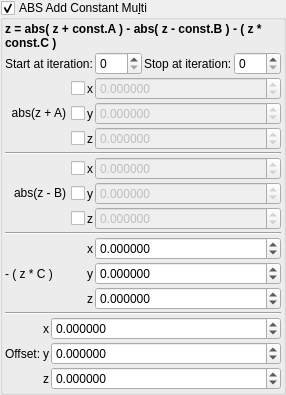
    <widget class="MyGroupBox" name="groupCheck_transf_function_enabledF_false">
     <property name="toolTip">
      <string/>
     </property>
     <property name="title">
      <string>ABS Add Constant Mu&amp;lti</string>
     </property>
     <property name="checkable">
      <bool>true</bool>
     </property>
     <layout class="QVBoxLayout" name="verticalLayout_33" stretch="0,0,0,0">
      <property name="spacing">
       <number>2</number>
      </property>
      <property name="leftMargin">
       <number>2</number>
      </property>
      <property name="topMargin">
       <number>2</number>
      </property>
      <property name="rightMargin">
       <number>2</number>
      </property>
      <property name="bottomMargin">
       <number>2</number>
      </property>
      <item>
       <widget class="QLabel" name="label_2">
        <property name="font">
         <font>
          <weight>75</weight>
          <bold>true</bold>
         </font>
        </property>
        <property name="text">
         <string>z = abs( z + const.A ) - abs( z - const.B ) - ( z * const.C )</string>
        </property>
        <property name="wordWrap">
         <bool>true</bool>
        </property>
       </widget>
      </item>
      <item>
       <layout class="QGridLayout" name="gridLayout_65">
        <property name="spacing">
         <number>2</number>
        </property>
        <item row="0" column="3">
         <widget class="MySpinBox" name="spinboxInt_transf_stop_iterations_F">
          <property name="sizePolicy">
           <sizepolicy hsizetype="Minimum" vsizetype="Maximum">
            <horstretch>0</horstretch>
            <verstretch>0</verstretch>
           </sizepolicy>
          </property>
          <property name="maximum">
           <number>999</number>
          </property>
         </widget>
        </item>
        <item row="0" column="2">
         <widget class="QLabel" name="label_253">
          <property name="text">
           <string>Stop at iteration:</string>
          </property>
         </widget>
        </item>
        <item row="0" column="0">
         <widget class="QLabel" name="label_254">
          <property name="text">
           <string>Start at iteration:</string>
          </property>
         </widget>
        </item>
        <item row="0" column="1">
         <widget class="MySpinBox" name="spinboxInt_transf_start_iterations_F">
          <property name="sizePolicy">
           <sizepolicy hsizetype="Minimum" vsizetype="Maximum">
            <horstretch>0</horstretch>
            <verstretch>0</verstretch>
           </sizepolicy>
          </property>
          <property name="maximum">
           <number>999</number>
          </property>
         </widget>
        </item>
       </layout>
      </item>
      <item>
       <layout class="QGridLayout" name="gridLayout_28" columnstretch="0,0,1">
        <property name="spacing">
         <number>2</number>
        </property>
        <item row="2" column="1">
         <widget class="QLabel" name="label_70">
          <property name="text">
           <string notr="true">z</string>
          </property>
         </widget>
        </item>
        <item row="6" column="2">
         <widget class="MyDoubleSpinBox" name="spinbox3_transf_offset_000_z">
          <property name="enabled">
           <bool>false</bool>
          </property>
          <property name="sizePolicy">
           <sizepolicy hsizetype="Minimum" vsizetype="Maximum">
            <horstretch>0</horstretch>
            <verstretch>0</verstretch>
           </sizepolicy>
          </property>
          <property name="decimals">
           <number>6</number>
          </property>
          <property name="minimum">
           <double>-99.989999999999995</double>
          </property>
          <property name="maximum">
           <double>99.989999999999995</double>
          </property>
          <property name="singleStep">
           <double>0.100000000000000</double>
          </property>
         </widget>
        </item>
        <item row="3" column="0" colspan="3">
         <widget class="Line" name="line_24">
          <property name="orientation">
           <enum>Qt::Horizontal</enum>
          </property>
         </widget>
        </item>
        <item row="1" column="1">
         <widget class="QLabel" name="label_68">
          <property name="text">
           <string notr="true">y</string>
          </property>
         </widget>
        </item>
        <item row="9" column="0">
         <widget class="QLabel" name="label">
          <property name="text">
           <string notr="true">- ( z * C )</string>
          </property>
         </widget>
        </item>
        <item row="7" column="0" colspan="3">
         <widget class="Line" name="line_23">
          <property name="orientation">
           <enum>Qt::Horizontal</enum>
          </property>
         </widget>
        </item>
        <item row="8" column="1">
         <widget class="QLabel" name="label_99">
          <property name="text">
           <string notr="true">x</string>
          </property>
         </widget>
        </item>
        <item row="4" column="0">
         <widget class="MyCheckBox" name="checkBox_transf_function_enabledx">
          <property name="layoutDirection">
           <enum>Qt::RightToLeft</enum>
          </property>
          <property name="text">
           <string/>
          </property>
         </widget>
        </item>
        <item row="10" column="2">
         <widget class="MyDoubleSpinBox" name="spinbox3_transf_scale3D_111_z">
          <property name="sizePolicy">
           <sizepolicy hsizetype="Minimum" vsizetype="Maximum">
            <horstretch>0</horstretch>
            <verstretch>0</verstretch>
           </sizepolicy>
          </property>
          <property name="decimals">
           <number>6</number>
          </property>
          <property name="minimum">
           <double>-99.989999999999995</double>
          </property>
          <property name="maximum">
           <double>99.989999999999995</double>
          </property>
          <property name="singleStep">
           <double>0.100000000000000</double>
          </property>
         </widget>
        </item>
        <item row="10" column="1">
         <widget class="QLabel" name="label_101">
          <property name="text">
           <string notr="true">z</string>
          </property>
         </widget>
        </item>
        <item row="5" column="0">
         <widget class="MyCheckBox" name="checkBox_transf_function_enabledy">
          <property name="layoutDirection">
           <enum>Qt::RightToLeft</enum>
          </property>
          <property name="text">
           <string notr="true">abs(z - B)</string>
          </property>
         </widget>
        </item>
        <item row="5" column="2">
         <widget class="MyDoubleSpinBox" name="spinbox3_transf_offset_000_y">
          <property name="enabled">
           <bool>false</bool>
          </property>
          <property name="sizePolicy">
           <sizepolicy hsizetype="Minimum" vsizetype="Maximum">
            <horstretch>0</horstretch>
            <verstretch>0</verstretch>
           </sizepolicy>
          </property>
          <property name="decimals">
           <number>6</number>
          </property>
          <property name="minimum">
           <double>-99.989999999999995</double>
          </property>
          <property name="maximum">
           <double>99.989999999999995</double>
          </property>
          <property name="singleStep">
           <double>0.100000000000000</double>
          </property>
         </widget>
        </item>
        <item row="4" column="2">
         <widget class="MyDoubleSpinBox" name="spinbox3_transf_offset_000_x">
          <property name="enabled">
           <bool>false</bool>
          </property>
          <property name="sizePolicy">
           <sizepolicy hsizetype="Minimum" vsizetype="Maximum">
            <horstretch>0</horstretch>
            <verstretch>0</verstretch>
           </sizepolicy>
          </property>
          <property name="prefix">
           <string/>
          </property>
          <property name="decimals">
           <number>6</number>
          </property>
          <property name="minimum">
           <double>-99.989999999999995</double>
          </property>
          <property name="singleStep">
           <double>0.100000000000000</double>
          </property>
         </widget>
        </item>
        <item row="0" column="2">
         <widget class="MyDoubleSpinBox" name="spinbox3_transf_offsetF_000_x">
          <property name="enabled">
           <bool>false</bool>
          </property>
          <property name="sizePolicy">
           <sizepolicy hsizetype="Minimum" vsizetype="Maximum">
            <horstretch>0</horstretch>
            <verstretch>0</verstretch>
           </sizepolicy>
          </property>
          <property name="prefix">
           <string/>
          </property>
          <property name="decimals">
           <number>6</number>
          </property>
          <property name="minimum">
           <double>-99.989999999999995</double>
          </property>
          <property name="singleStep">
           <double>0.100000000000000</double>
          </property>
         </widget>
        </item>
        <item row="1" column="2">
         <widget class="MyDoubleSpinBox" name="spinbox3_transf_offsetF_000_y">
          <property name="enabled">
           <bool>false</bool>
          </property>
          <property name="sizePolicy">
           <sizepolicy hsizetype="Minimum" vsizetype="Maximum">
            <horstretch>0</horstretch>
            <verstretch>0</verstretch>
           </sizepolicy>
          </property>
          <property name="decimals">
           <number>6</number>
          </property>
          <property name="minimum">
           <double>-99.989999999999995</double>
          </property>
          <property name="maximum">
           <double>99.989999999999995</double>
          </property>
          <property name="singleStep">
           <double>0.100000000000000</double>
          </property>
         </widget>
        </item>
        <item row="0" column="1">
         <widget class="QLabel" name="label_69">
          <property name="text">
           <string notr="true">x</string>
          </property>
         </widget>
        </item>
        <item row="4" column="1">
         <widget class="QLabel" name="label_94">
          <property name="text">
           <string notr="true">x</string>
          </property>
         </widget>
        </item>
        <item row="0" column="0">
         <widget class="MyCheckBox" name="checkBox_transf_function_enabledAx">
          <property name="layoutDirection">
           <enum>Qt::RightToLeft</enum>
          </property>
          <property name="text">
           <string/>
          </property>
         </widget>
        </item>
        <item row="8" column="2">
         <widget class="MyDoubleSpinBox" name="spinbox3_transf_scale3D_111_x">
          <property name="sizePolicy">
           <sizepolicy hsizetype="Minimum" vsizetype="Maximum">
            <horstretch>0</horstretch>
            <verstretch>0</verstretch>
           </sizepolicy>
          </property>
          <property name="prefix">
           <string/>
          </property>
          <property name="decimals">
           <number>6</number>
          </property>
          <property name="minimum">
           <double>-99.989999999999995</double>
          </property>
          <property name="singleStep">
           <double>0.100000000000000</double>
          </property>
         </widget>
        </item>
        <item row="9" column="1">
         <widget class="QLabel" name="label_100">
          <property name="text">
           <string notr="true">y</string>
          </property>
         </widget>
        </item>
        <item row="6" column="1">
         <widget class="QLabel" name="label_96">
          <property name="text">
           <string notr="true">z</string>
          </property>
         </widget>
        </item>
        <item row="5" column="1">
         <widget class="QLabel" name="label_95">
          <property name="text">
           <string notr="true">y</string>
          </property>
         </widget>
        </item>
        <item row="2" column="2">
         <widget class="MyDoubleSpinBox" name="spinbox3_transf_offsetF_000_z">
          <property name="enabled">
           <bool>false</bool>
          </property>
          <property name="sizePolicy">
           <sizepolicy hsizetype="Minimum" vsizetype="Maximum">
            <horstretch>0</horstretch>
            <verstretch>0</verstretch>
           </sizepolicy>
          </property>
          <property name="decimals">
           <number>6</number>
          </property>
          <property name="minimum">
           <double>-99.989999999999995</double>
          </property>
          <property name="maximum">
           <double>99.989999999999995</double>
          </property>
          <property name="singleStep">
           <double>0.100000000000000</double>
          </property>
         </widget>
        </item>
        <item row="9" column="2">
         <widget class="MyDoubleSpinBox" name="spinbox3_transf_scale3D_111_y">
          <property name="sizePolicy">
           <sizepolicy hsizetype="Minimum" vsizetype="Maximum">
            <horstretch>0</horstretch>
            <verstretch>0</verstretch>
           </sizepolicy>
          </property>
          <property name="decimals">
           <number>6</number>
          </property>
          <property name="minimum">
           <double>-99.989999999999995</double>
          </property>
          <property name="maximum">
           <double>99.989999999999995</double>
          </property>
          <property name="singleStep">
           <double>0.100000000000000</double>
          </property>
         </widget>
        </item>
        <item row="6" column="0">
         <widget class="MyCheckBox" name="checkBox_transf_function_enabledz">
          <property name="layoutDirection">
           <enum>Qt::RightToLeft</enum>
          </property>
          <property name="text">
           <string/>
          </property>
         </widget>
        </item>
        <item row="2" column="0">
         <widget class="MyCheckBox" name="checkBox_transf_function_enabledAz">
          <property name="layoutDirection">
           <enum>Qt::RightToLeft</enum>
          </property>
          <property name="text">
           <string/>
          </property>
         </widget>
        </item>
        <item row="1" column="0">
         <widget class="MyCheckBox" name="checkBox_transf_function_enabledAy">
          <property name="layoutDirection">
           <enum>Qt::RightToLeft</enum>
          </property>
          <property name="text">
           <string notr="true">abs(z + A)</string>
          </property>
         </widget>
        </item>
       </layout>
      </item>
      <item>
       <layout class="QGridLayout" name="gridLayout_71" columnstretch="0,0,1">
        <property name="spacing">
         <number>2</number>
        </property>
        <item row="3" column="1">
         <widget class="QLabel" name="label_146">
          <property name="sizePolicy">
           <sizepolicy hsizetype="Preferred" vsizetype="Preferred">
            <horstretch>0</horstretch>
            <verstretch>0</verstretch>
           </sizepolicy>
          </property>
          <property name="text">
           <string notr="true">z</string>
          </property>
          <property name="alignment">
           <set>Qt::AlignRight|Qt::AlignTrailing|Qt::AlignVCenter</set>
          </property>
         </widget>
        </item>
        <item row="2" column="2">
         <widget class="MyDoubleSpinBox" name="spinbox3_transf_offsetA_000_y">
          <property name="sizePolicy">
           <sizepolicy hsizetype="Minimum" vsizetype="Maximum">
            <horstretch>0</horstretch>
            <verstretch>0</verstretch>
           </sizepolicy>
          </property>
          <property name="prefix">
           <string/>
          </property>
          <property name="suffix">
           <string/>
          </property>
          <property name="decimals">
           <number>6</number>
          </property>
          <property name="minimum">
           <double>-99.989999999999995</double>
          </property>
          <property name="maximum">
           <double>99.989999999999995</double>
          </property>
          <property name="singleStep">
           <double>0.100000000000000</double>
          </property>
         </widget>
        </item>
        <item row="0" column="0" colspan="3">
         <widget class="Line" name="line_62">
          <property name="orientation">
           <enum>Qt::Horizontal</enum>
          </property>
         </widget>
        </item>
        <item row="3" column="2">
         <widget class="MyDoubleSpinBox" name="spinbox3_transf_offsetA_000_z">
          <property name="sizePolicy">
           <sizepolicy hsizetype="Minimum" vsizetype="Maximum">
            <horstretch>0</horstretch>
            <verstretch>0</verstretch>
           </sizepolicy>
          </property>
          <property name="prefix">
           <string/>
          </property>
          <property name="suffix">
           <string/>
          </property>
          <property name="decimals">
           <number>6</number>
          </property>
          <property name="minimum">
           <double>-99.989999999999995</double>
          </property>
          <property name="maximum">
           <double>99.989999999999995</double>
          </property>
          <property name="singleStep">
           <double>0.100000000000000</double>
          </property>
         </widget>
        </item>
        <item row="2" column="0">
         <widget class="QLabel" name="label_264">
          <property name="text">
           <string>Offset:</string>
          </property>
         </widget>
        </item>
        <item row="1" column="1">
         <widget class="QLabel" name="label_147">
          <property name="sizePolicy">
           <sizepolicy hsizetype="Preferred" vsizetype="Preferred">
            <horstretch>0</horstretch>
            <verstretch>0</verstretch>
           </sizepolicy>
          </property>
          <property name="text">
           <string notr="true">x</string>
          </property>
          <property name="alignment">
           <set>Qt::AlignRight|Qt::AlignTrailing|Qt::AlignVCenter</set>
          </property>
         </widget>
        </item>
        <item row="2" column="1">
         <widget class="QLabel" name="label_148">
          <property name="sizePolicy">
           <sizepolicy hsizetype="Preferred" vsizetype="Preferred">
            <horstretch>0</horstretch>
            <verstretch>0</verstretch>
           </sizepolicy>
          </property>
          <property name="text">
           <string notr="true">y</string>
          </property>
          <property name="alignment">
           <set>Qt::AlignRight|Qt::AlignTrailing|Qt::AlignVCenter</set>
          </property>
         </widget>
        </item>
        <item row="1" column="2">
         <widget class="MyDoubleSpinBox" name="spinbox3_transf_offsetA_000_x">
          <property name="sizePolicy">
           <sizepolicy hsizetype="Minimum" vsizetype="Maximum">
            <horstretch>0</horstretch>
            <verstretch>0</verstretch>
           </sizepolicy>
          </property>
          <property name="prefix">
           <string/>
          </property>
          <property name="suffix">
           <string/>
          </property>
          <property name="decimals">
           <number>6</number>
          </property>
          <property name="minimum">
           <double>-99.989999999999995</double>
          </property>
          <property name="maximum">
           <double>99.989999999999995</double>
          </property>
          <property name="singleStep">
           <double>0.100000000000000</double>
          </property>
         </widget>
        </item>
       </layout>
      </item>
     </layout>
    </widget>
